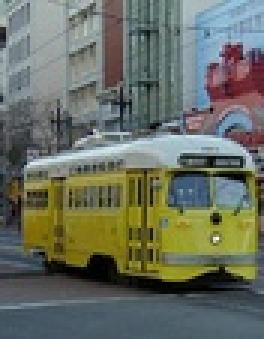
#> input picture lab4/left.jpg, 88 x 113 px, shrunk from 293 x 375 before the run (shown 3 times larger)
$ python stitch.py
#> lines starting #> are read from the running program, lines starting #| are printed output that depends on the picture; after the words box and inside, x2 and y2 are one past the last pixel; in counts of white or black regions, pixels touching at a corner belong together
#> in imread_rgb, img is the input picture: shape (113, 88, 3); mean B, G, R 97.9, 110.5, 104.9
#> call 2 of imread_rgb, with file = 'right.jpg'
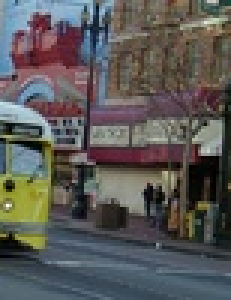
#> input picture lab4/right.jpg, 77 x 100 px, shrunk from 255 x 333 before the run (shown 3 times larger)
#> in imread_rgb, img is the input picture: shape (100, 77, 3); mean B, G, R 87.1, 89.1, 90.6
### lab4/utils.py
import cv2
import matplotlib.pyplot as plt
import numpy as np


def imread_gray(file: str) -> np.ndarray:
    img = cv2.imread(file)
    return cv2.cvtColor(img, cv2.COLOR_BGR2GRAY)


def imread_rgb(file: str) -> np.ndarray:
    img = cv2.imread(file)
    return cv2.cvtColor(img, cv2.COLOR_BGR2RGB)


def imshow(*imgs: np.ndarray, ax_titles: list = ()):
    n, t = len(imgs), len(ax_titles)
    if n == 1:
        plt.imshow(imgs[0], cmap='gray')
        plt.axis('off')
    else:
        _, axs = plt.subplots(1, n, figsize=(5*n, 5))
        for i, img in enumerate(imgs):
            axs[i].imshow(img, cmap='gray')
            axs[i].set_axis_off()

            if i < t:
                axs[i].set_title(ax_titles[i])

    plt.tight_layout()
    plt.show()


# [21 lines left out: function imshow_grid, not called in this run]


def create_affine_matrix(m: np.ndarray, t: np.ndarray) -> np.ndarray:
    # rotation matrix
    R = np.zeros((3, 3))
    R[0:2, 0:2] = m
    R[2, 2] = 1

    # translation matrix
    T = np.eye(3)
    T[0:2, 2] = t.squeeze()
    # result is given by mat mult
    return T @ R


def nn_interp(image: np.ndarray, mask: list, invalid_val: int = -1) -> np.ndarray:
    if invalid_val != 0:
        image -= invalid_val

    A, B, D = mask
    # How to check if point is inside rectangle
    # https://math.stackexchange.com/a/190373
    AB = np.array([B[0] - A[0], B[1] - A[1]])
    AD = np.array([D[0] - A[0], D[1] - A[1]])

    r, c = np.nonzero(image)
    for (yi, xi) in np.ndindex(image.shape[:2]):
        if image[yi, xi] == 0:
            AM = np.array([xi - A[0], yi - A[1]])
            ABM = AB @ AM
            ABB = AB @ AB
            ADM = AD @ AM
            ADD = AD @ AD

            if ABM > 0 and ABM < ABB and ADM > 0 and ADM < ADD:
                nn = ((r - yi)**2 + (c - xi)**2).argmin()
                image[yi, xi] = image[r[nn], c[nn]]

    if invalid_val != 0:
        image += invalid_val

    image[image == invalid_val] = 0
    return image

# [28 lines left out: function affine_wrap, not called in this run]


def crop_nonzero(image: np.ndarray) -> np.ndarray:
    i = image
    if image.ndim == 3:
        i = np.mean(image, axis=2)
    y_nonzero, x_nonzero = np.nonzero(i)
    return image[np.min(y_nonzero):np.max(y_nonzero), np.min(x_nonzero):np.max(x_nonzero)]

### lab4/keypoint_matching.py
from utils import imread_gray, imshow

import cv2
import matplotlib.pyplot as plt
import numpy as np


def detect_kps_descs(img: np.ndarray, plot: bool = False) -> tuple:
    sift = cv2.SIFT_create()
    kps, descs = sift.detectAndCompute(img, None)

    if plot:
        x = [kp.pt[0] for kp in kps]
        y = [kp.pt[1] for kp in kps]
        plt.scatter(x, y, c='red', s=1)
        imshow(img)

    return kps, descs


# default kp_thresh according to SIFT paper (https://www.cs.ubc.ca/~lowe/papers/ijcv04.pdf)
def match_keypoints(*imgs: np.ndarray, kp_thresh: float = 0.7, plot: bool = False) -> tuple:
    keypoints = []
    descriptors = []
    for img in imgs:
        kps, descs = detect_kps_descs(img, plot)
        keypoints.append(np.array(kps))
        descriptors.append(descs)

    matcher = cv2.BFMatcher()
    matches = matcher.knnMatch(*descriptors, k=2)

    valid = []
    for (p1, p2) in matches:
        if p1.distance < kp_thresh * p2.distance:
            valid.append(p1)

    return keypoints, np.array(valid)


# [16 lines that do not run on import are left out]

### lab4/RANSAC.py
from keypoint_matching import match_keypoints
from utils import affine_wrap, create_affine_matrix, imread_gray, imshow, imshow_grid

import cv2
import numpy as np


def ransac(*imgs: np.ndarray, N: int = 50, P: int = 10, radius: float = 10.0, plot: bool = False) -> tuple:
    kps, valid = match_keypoints(*imgs)
#> after the loop in match_keypoints, `for img in imgs:`: descriptors = 2 items
#> in match_keypoints, `matches = matcher.knnMatch(*descriptors, k=2)`: matches = 87 matches
#> the loop in match_keypoints, `for (p1, p2) in matches:` made 87 passes
#> after the loop in match_keypoints, `for (p1, p2) in matches:`: valid = 13 matches
#> kps = 2 items
    print(f"Found {len(valid)} keypoint pairs")
#| Found 13 keypoint pairs

    most_inline = -1
    m_best, t_best = None, None

    for _ in range(N):
        ind = np.random.choice(len(valid), size=P, replace=False)
        sample = valid[ind]

        XY1, XY2 = [], []
        A, b = [], []
        for p in sample:
            kp1 = kps[0][p.queryIdx]
            kp2 = kps[1][p.trainIdx]
            x1, y1 = kp1.pt[0], kp1.pt[1]
            x2, y2 = kp2.pt[0], kp2.pt[1]

            XY1.append([x1, y1, 1])
            XY2.append([x2, y2, 1])

            A.append([[x1, y1, 0, 0, 1, 0], [0, 0, x1, y1, 0, 1]])
            b.append([[x2, y2]])

        XY1 = np.array(XY1)
        XY2 = np.array(XY2)

        A = np.array(A).reshape(-1, 6)
        b = np.array(b).flatten().T
        x = np.linalg.pinv(A) @ b

        m = np.array([[x[0], x[1]], [x[2], x[3]]])
        t = np.array([[x[4], x[5]]]).T

        XY2_aff = create_affine_matrix(m, t) @ XY1.T
        XY2_aff = XY2_aff.T

        err = np.abs(XY2 - XY2_aff)
        err_bin = np.sqrt(err[:, 0]**2 + err[:, 1]**2) <= radius
        inline_count = err_bin.sum()

        if inline_count > most_inline:
            most_inline = inline_count
            m_best = m
            t_best = t

        if plot:
            comp = cv2.drawMatches(imgs[0], kps[0], imgs[1], kps[1], sample, outImg=None, flags=2)
            imshow(comp)
#> this loop made 50 passes
#> (ind, most_inline, m_best, t_best) on pass 1: ([11, 9, 0, 8, 5, 2, 1, 12, 4, 7], 10, [[0.985, 0.0949], [-0.088, 0.992]], [63.24, 11.54])
#> (ind, m) on passes 2 to 7: ([8, 10, 0, 6, 11, 9, 3, 1, 4, 5], [[0.997, 0.0899], [-0.0926, 0.995]]), ([12, 10, 6, 4, 3, 1, 7, 2, 0, 8], [[0.984, 0.0852], [-0.0881, 1]]), ([9, 1, 5, 0, 10, 7, 4, 12, 8, 3], [[0.99, 0.0919], [-0.0919, 0.994]]), ([0, 5, 2, 6, 12, 7, 4, 10, 11, 9], [[0.989, 0.092], [-0.0917, 0.992]]), ([8, 9, 5, 4, 12, 10, 1, 3, 0, 2], [[0.99, 0.0909], [-0.0908, 0.994]]), ([4, 2, 7, 0, 6, 11, 10, 8, 12, 1], [[0.985, 0.0856], [-0.088, 1]])
#> after the loop, most_inline = 10

    # most_inline needs to be at least 3 (3 transformation matches)!
    return m_best, t_best, most_inline

# [16 lines that do not run on import are left out]

### lab4/stitch.py
from RANSAC import ransac
from utils import create_affine_matrix, crop_nonzero, imread_rgb, imshow, nn_interp

import matplotlib.pyplot as plt
import numpy as np


def stitching(left_img: np.ndarray, right_img: np.ndarray,  A: np.ndarray) -> np.ndarray:
    d = 3 if left_img.ndim == 3 else 1
    if d == 1:
        left_img = left_img[:, :, np.newaxis]
        right_img = right_img[:, :, np.newaxis]

    # Make sure that both images will fit in the output.
    # We will crop the final result later.
    l_h, l_w = left_img.shape[:2]
    r_h, r_w = right_img.shape[:2]
    h, w = max(l_h, r_h), max(l_w, r_w)
    output = np.full((2*h + 2*w, 2*w + 2*h, d), -1, dtype=int)
    output[l_h:2*l_h, l_w:2*l_w, :] = left_img

    for (y1, x1) in np.ndindex(right_img.shape[:2]):
        xy1 = np.array([x1, y1, 1]).T[:, np.newaxis]
        xy2 = A @ xy1

        xy2 = xy2.flatten()
        (x2, y2) = round(xy2[0]), round(xy2[1])
        output[h + y2, w + x2, :] = right_img[y1, x1, :]

    mask = []
    for (y,x) in ((0,0), (0,r_w-1), (r_h-1,0)):
        xy1 = np.array([x, y, 1]).T[:, np.newaxis]
        xy2 = (A @ xy1).flatten()

        (x2, y2) = round(xy2[0]), round(xy2[1])
        mask.append((w+x2,h+y2))

    for c in range(d):
        output[..., c]= nn_interp(output[..., c], mask)

    return crop_nonzero(output)


if __name__ == "__main__":
    left_img = imread_rgb('left.jpg')
    right_img = imread_rgb('right.jpg')

    np.random.seed(42)
    m, t, most_in = ransac(right_img, left_img)
#> m = [[0.985, 0.0949], [-0.088, 0.992]]; t = [63.24, 11.54]; most_in = 10
    print(f"Detected {most_in} inliers")
#| Detected 10 inliers

    A = create_affine_matrix(m, t)
#> A = [[0.985, 0.0949, 63.24], [-0.088, 0.992, 11.54], [0, 0, 1]]
    stitch = stitching(left_img, right_img, A)
#> in stitching, `output = np.full((2*h + 2*w, 2*w + 2*h, d), -1, dtype=int)`: output: shape (402, 402, 3) int64; every value is -1
#> in stitching, `output[l_h:2*l_h, l_w:2*l_w, :] = left_img`:
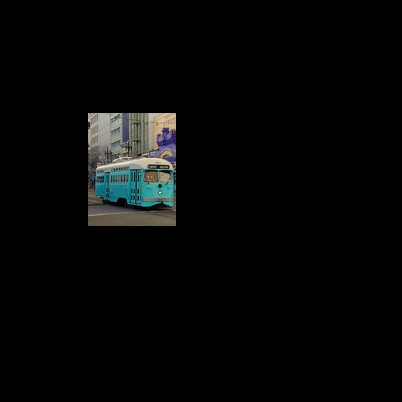
#> output: shape (402, 402, 3) int64; mean of channels 0, 1, 2 5.5, 5.9, 5.1; drawn with min black and max white
#> the loop in stitching, `for (y1, x1) in np.ndindex(right_img.shape[:2]):` made 7700 passes
#> (xy1, xy2, x2, y2) on passes 1 to 3: ([0, 0, 1], [63.24, 11.54, 1], 63, 12), ([1, 0, 1], [64.22, 11.45, 1], 64, 11), ([2, 0, 1], [65.21, 11.37, 1], 65, 11)
#> after the loop in stitching, `for (y1, x1) in np.ndindex(right_img.shape[:2]):`:
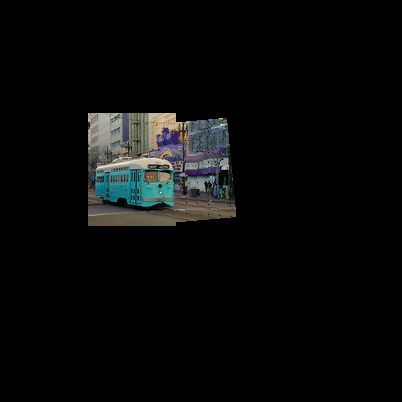
#> output: shape (402, 402, 3) int64; 4.66% of pixels changed, all inside (x1, y1, x2, y2) = (151, 118, 236, 224); drawn with min black and max white
#> the loop in stitching, `for c in range(d):` made 3 passes
#> pass 1, in nn_interp, `image -= invalid_val`:
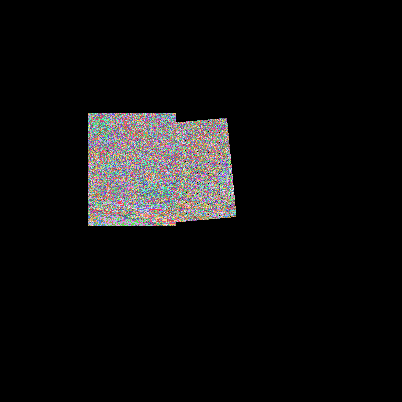
#> image: shape (402, 402) int64; 219 distinct labels, from 0 to 256; one colour per label, 0 black
#> pass 1, in nn_interp, `image += invalid_val`:
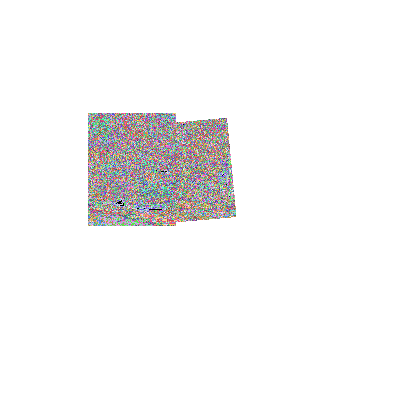
#> image: shape (402, 402) int64; 219 distinct labels, from -1 to 255; one colour per label, 0 black, -1 white
#> in crop_nonzero, `return image[np.min(y_nonzero):np.max(y_nonzero), np.min(x_nonzero):np..`:
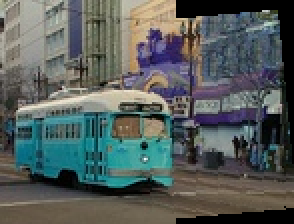
#> returned value: shape (112, 147, 3) int64 (shown 2 times larger); mean of channels 0, 1, 2 91.4, 93.9, 86.1; drawn as B, G, R

    imshow(stitch)
#> in imshow, `plt.show()`:
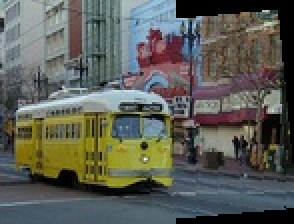
#> shown: shape (112, 147, 3) (shown 2 times larger); mean R, G, B 91.4, 93.9, 86.1

    imshow(left_img, right_img, stitch, \
         ax_titles=('Left Image', 'Right Image', 'Stitched Result')
        )
